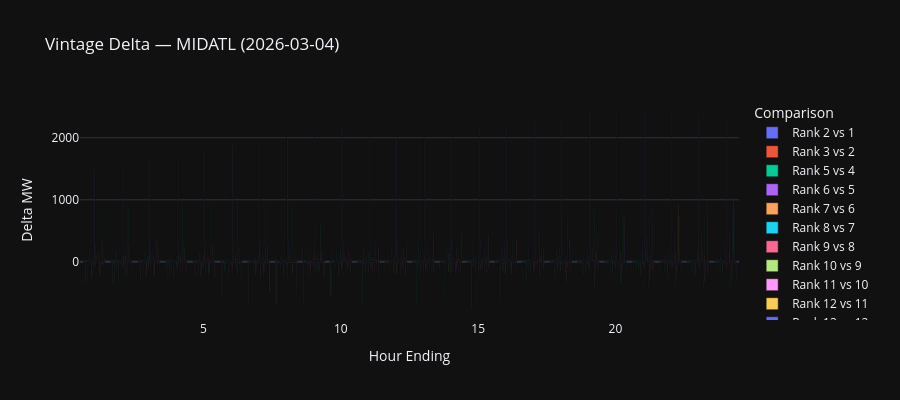
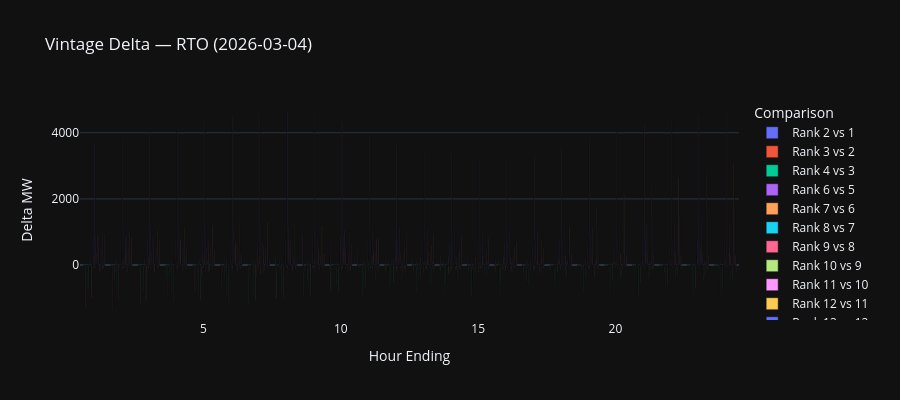
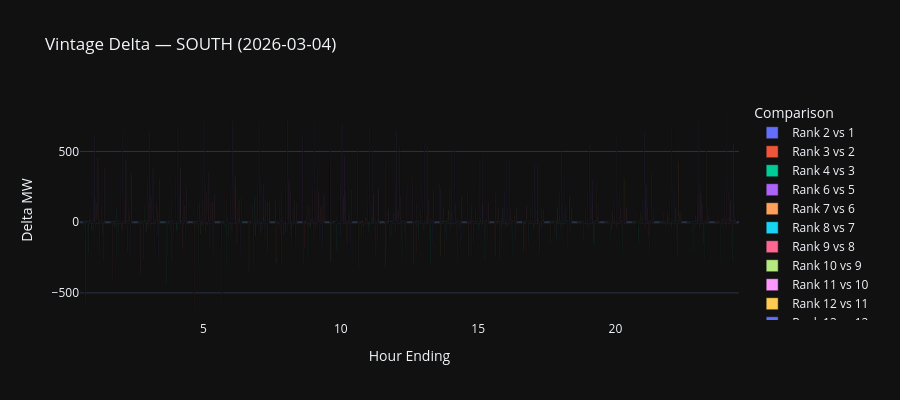

Notebook code for these charts, in order:
### Markdown cell above
## Vintage-to-Vintage Delta (MW change from previous rank)

### Code cell
# Compute MW change between consecutive ranks (newer - older)
df_sorted = df.sort_values(["region", "hour_ending", "forecast_rank"])
df_sorted["prev_load"] = df_sorted.groupby(["region", "hour_ending"])["forecast_load_mw"].shift(1)
df_sorted["delta_mw"] = df_sorted["forecast_load_mw"] - df_sorted["prev_load"]
df_delta = df_sorted.dropna(subset=["delta_mw"])

for region in regions:
    df_region = df_delta[df_delta["region"] == region].copy()
    df_region["rank_label"] = "Rank " + df_region["forecast_rank"].astype(str) + " vs " + (df_region["forecast_rank"] - 1).astype(int).astype(str)
    fig = px.bar(
        df_region,
        x="hour_ending",
        y="delta_mw",
        color="rank_label",
        barmode="group",
        title=f"Vintage Delta — {region} ({df_region['forecast_date'].iloc[0]})",
        labels={"delta_mw": "Delta MW", "hour_ending": "Hour Ending", "rank_label": "Comparison"},
    )
    fig.update_layout(template="plotly_dark", height=400)
    fig.show()
